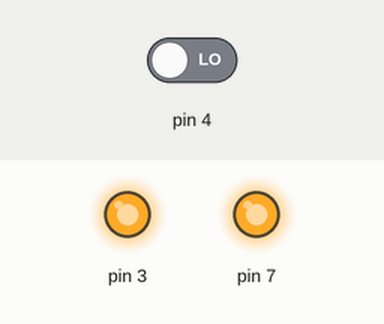
Simulated run of this sketch. Board: Arduino Uno, built with avr-gcc and run on an emulated ATmega328P. Parts: output pins drawn as LEDs (lit = HIGH). The inputs (shaded band) are chosen by the test bench; at power-on: pin 4 LOW.

Above: at 1.2 s.
1.3 s: pin 4 driven HIGH
At 2.3 s:
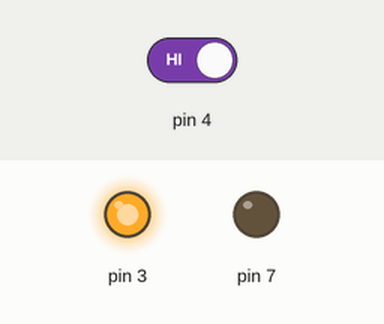
2.8 s: pin 4 driven LOW
At 3.4 s:
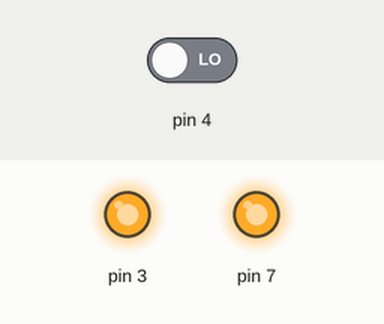
Timing chart, 0 to 5.8 s (numbered marks = the images above; inputs shaded):
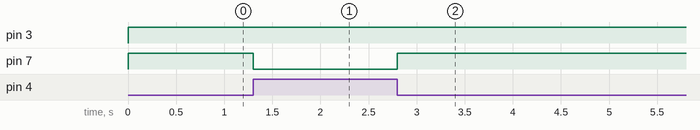

Measured:
- after the input at 1.3 s, pin 7: HIGH → LOW at once
- after the input at 2.8 s, pin 7: LOW → HIGH at once

The sketch:

NOT.ino
```cpp
void setup() {
pinMode(3, OUTPUT);
pinMode(7, OUTPUT);
}

void loop() {
digitalWrite(3, HIGH);
int state = digitalRead(4);
if (state == HIGH) {
  digitalWrite(7, LOW);
}
else {
  digitalWrite(7, HIGH);
}
}
```
